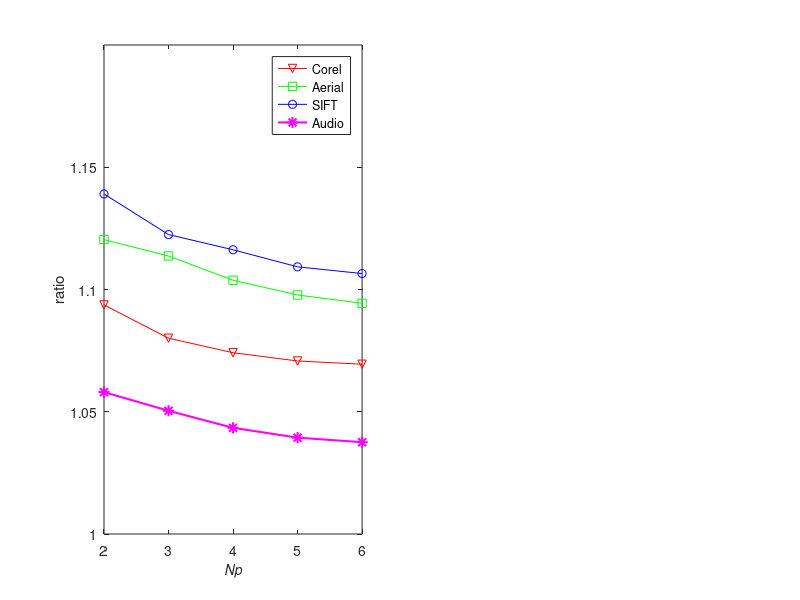

The MATLAB script that drew this image: (Note: this script raises an error after producing the figure.)
%% depict the performance comparison between SK-LSH and SK-LSH-CK: h
% some common config
line1 = ['--rv'; '--gs'; '--cd'; '--bo'; '--m*'; '--ks'];
line2 = ['-rv'; '-gs'; '-cd'; '-bo'; '-m*'; '-ks'];
hold on;
box on;
grid on;

%% ratio
subplot(1,2,1);
x_h = [2:1:6]';
y_ratio_adv = [
	1.093691,1.080077,1.074140,1.070769,1.069440;...
    1.120404,1.113704,1.103785,1.097758,1.094363;...
    1.139086,1.122468,1.116247,1.109271,1.106524;...
	1.058027,1.050406,1.043424,1.039400,1.037553
];

plot(...
		x_h, y_ratio_adv(1,:)', line2(1,:), ...
        x_h, y_ratio_adv(2,:)', line2(2,:), ...
        x_h, y_ratio_adv(3,:)', line2(4,:), ...
		x_h, y_ratio_adv(4,:)', line2(5,:), ...
		'LineWidth',1.5, 'MarkerSize',8);

xlabel('Np');
ylabel('ratio');
legend(...
		'Corel', ...
        'Aerial', ...
        'SIFT', ...
		'Audio');
        
axis([2,6,1,1.2]);
set(get(gca,'XLabel'),'FontSize',10, 'FontAngle', 'Italic', 'Vertical','top');
set(get(gca,'YLabel'),'FontSize',12, 'FontAngle', 'Italic', 'Vertical','middle');
set(gcf,'Position',[10 10 1200 450]);
set(gca, 'Fontname', 'Helvetica',  'FontSize',10);
set(gca, 'XTick', x_h');
set(gca, 'YTick', [1:0.1:1.2]);


%% recall@100
subplot(1,2,2);
x_h = [2:1:6]';
y_ratio_adv = [
	0.9098,0.9486,0.9657,0.9735,0.9795;...
    0.6798,0.7408,0.7875,0.8214,0.8385;...
    0.35,0.396,0.419,0.443,0.513;...
	0.7526,0.7987,0.8483,0.8814,0.8995
];

plot(...
		x_h, y_ratio_adv(1,:)', line2(1,:), ...
        x_h, y_ratio_adv(2,:)', line2(2,:), ...
        x_h, y_ratio_adv(3,:)', line2(4,:), ...
		x_h, y_ratio_adv(4,:)', line2(5,:), ...
		'LineWidth',1.5, 'MarkerSize',8);

xlabel('Np');
ylabel('recall@100');
legend(...
		'Corel', ...
        'Aerial', ...
        'SIFT', ...
		'Audio');
        
axis([2,6,0,1]);
set(get(gca,'XLabel'),'FontSize',10, 'FontAngle', 'Italic', 'Vertical','top');
set(get(gca,'YLabel'),'FontSize',10, 'FontAngle', 'Italic', 'Vertical','middle');
set(gca, 'Fontname', 'Helvetica',  'FontSize',10);
set(gcf,'Position',[10 10 1200 450]);
set(gca, 'XTick', x_h');
set(gca, 'YTick', [0:0.2:1]);

